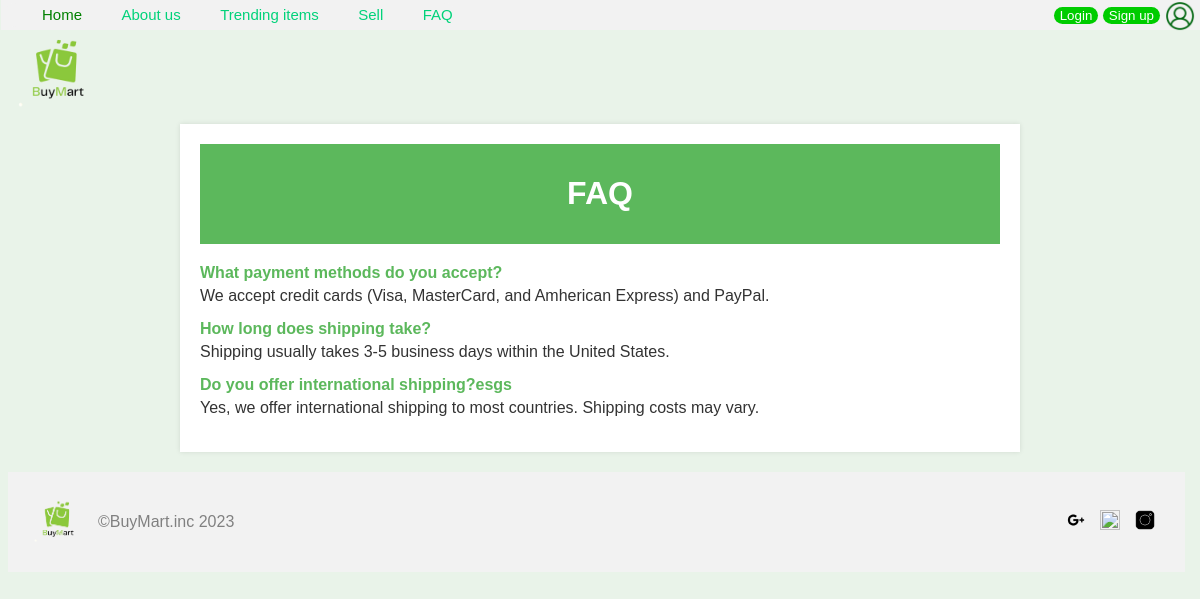
The page /supportteam/qna.php on the database its author committed.
### tables this page shows
CREATE TABLE `qna` (
  `id` int(11) NOT NULL,
  `question` varchar(255) DEFAULT NULL,
  `answer` varchar(255) DEFAULT NULL
);

### supportteam/qna.php (the view, shortened to what this page needs)
<html>
<head>
	<link rel="stylesheet" href="style/style.css">
</head>
<body>
	<a href="#" ><img src="img/logo.png" class="logo"></a>
	<div class="header">
		<div class="navbar">
			<a href="#" class="active" >Home</a>
			<a href="#" >About us</a>
			<a href="#">Trending items</a>
			<a href="../items/addnew.php">Sell</a>
			<a href="qna.php">FAQ</a>
		</div>
	</div>
	<div class="sublog">
		<button id="log"><a href="loginform.html">Login</a></button>
		<button id="sub"><a href="sign.html">Sign up</a></button>
	</div>
	<a href="#"><img src="img/account.png" class="acc"></a>
	<div class="container">
        <div class="header4">
            <h1>FAQ</h1>
        </div>
        <?php
        $conn = new mysqli("localhost", "root", "", "Buymart");
        $sql = "SELECT question, answer FROM qna";
        $result = $conn->query($sql);
        if ($result->num_rows > 0) {
            while ($row = $result->fetch_assoc()) {
                $question = $row["question"];
                $answer = $row["answer"];
                echo '<div class="question">' . $question . '</div>';
                echo '<div class="answer">' . $answer . '</div>';
            }
        } else {
            echo "No questions found.";
        }
        ?>
    </div>
	<footer class="footer">
    <div class="footer-logo">
      <a href="../admin/itemdata.php"><img src="img/logo.png" alt="Logo"><a/>
    </div>
	<p id="copyr">©BuyMart.inc 2023</p>
    <div class="social-media">
      <a href="https://www.facebook.com/example"><img src="img/facebook.png" alt="Facebook"></a>
      <a href="https://www.twitter.com/example"><img src="img/twitter.png" alt="Twitter"></a>
      <a href="https://www.instagram.com/example"><img src="img/instagram.png" alt="Instagram"></a>
    </div>
  </footer>
</body>
</html>

### supportteam/style/style.css (style rules this page uses)
body { background-color: #fff; }
.header { font-family:'Poppins',sans-serif; position:fixed; top:-5px; left:1PX; width:100%; padding:20px 10%; display:flex; justify-content:space-between; align-items:center; display: inline-block; background-color: #f2f2f2; padding: 3px; margin-top:5px; }
.logo { margin-top:16px; width: 100px; height: 100px; cursor:pointer; }
.navbar { display: inline-block; background-color: #f2f2f2; padding: 3px; border-radius: 14px; }
.navbar a { font-size:15px; color:#01d27a; text-decoration:none; font-weight:500; margin-left:35px; transition:.4s; }
.navbar a:hover, .navbar a.active { color:#008000; }
.sublog { position: fixed; top: 6px; right: 40px; }
.acc { position: fixed; top: 1px; right: 5px; width: 30px; height: 30px; }
#log { font-family:'Poppins',sans-serif; background-color: #00cc00; color:white; border-radius: 10px; cursor: pointer; border: none; }
#log a,#sub a { text-decoration: none; color:white; }
#sub { background-color: #00cc00; color:white; border-radius: 10px; cursor: pointer; border: none; }
.footer { bottom:0; background-color: #f2f2f2; padding: 20px; display: flex; width:96%; align-items: center; }
#copyr { color:gray; }
.footer-logo { margin-right: 10px; }
.footer-logo img { height: 60px; }
.social-media { align-items:center; margin-left: auto; }
.social-media img { height:20px; width:20px; }
.social-media a { color: #333; text-decoration: none; margin-right: 10px; }

### supportteam/qna.php (style rules this page uses)
body { background-color: #e9f3e9; font-family: Arial, sans-serif; color: #333; }
.container { max-width: 800px; margin: 0 auto; padding: 20px; background-color: #fff; box-shadow: 0 0 5px rgba(0, 0, 0, 0.1); }
.header4 { background-color: #5cb85c; color: #fff; padding: 10px; text-align: center; margin-bottom: 20px; }
.question { font-weight: bold; margin-bottom: 5px; color: #5cb85c; }
.answer { margin-bottom: 15px; }
.footer { text-align: center; margin-top: 20px; }

### rows shown on the page
qna: question "What payment methods do you accept?", answer "We accept credit cards (Visa, MasterCard, and Amherican Express) and PayPal."
qna: question "How long does shipping take?", answer "Shipping usually takes 3-5 business days within the United States."
qna: question "Do you offer international shipping?esgs", answer "Yes, we offer international shipping to most countries. Shipping costs may vary."
